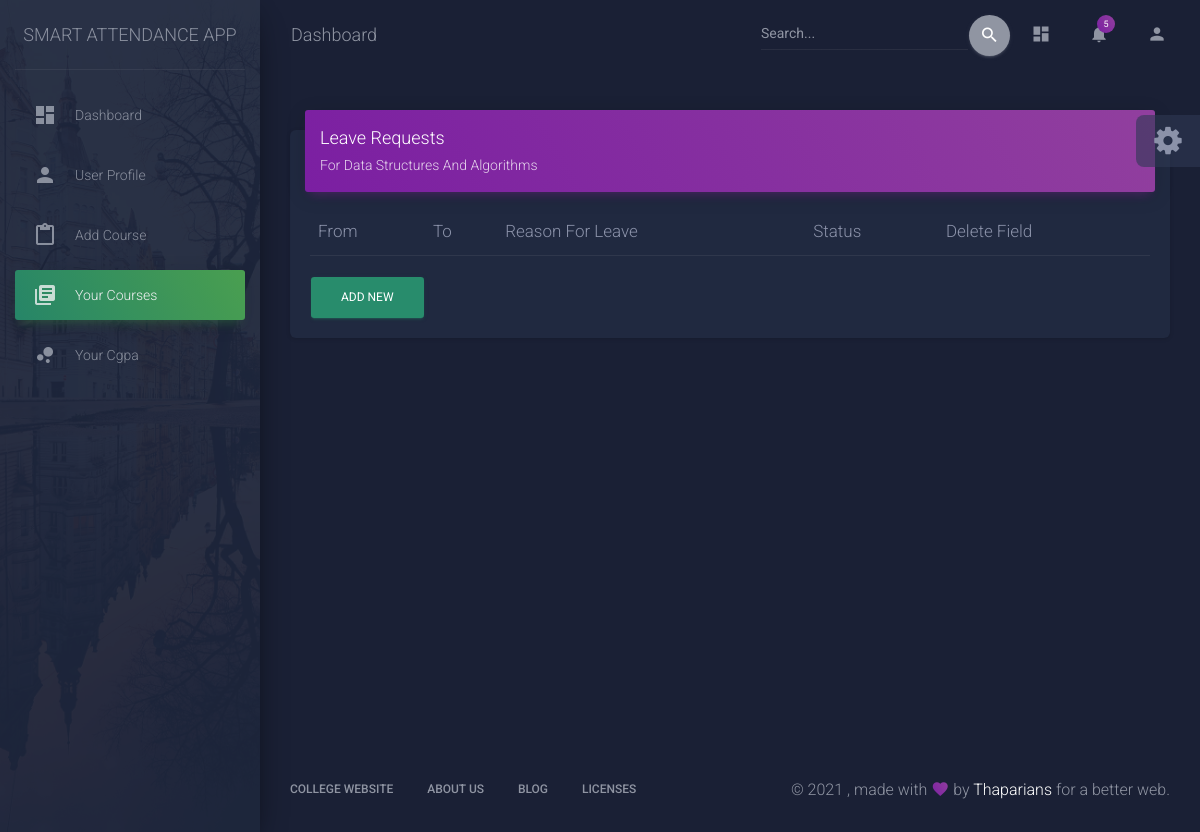
The page /dashboard/course1/leave (signed in) on the database as committed earlier.
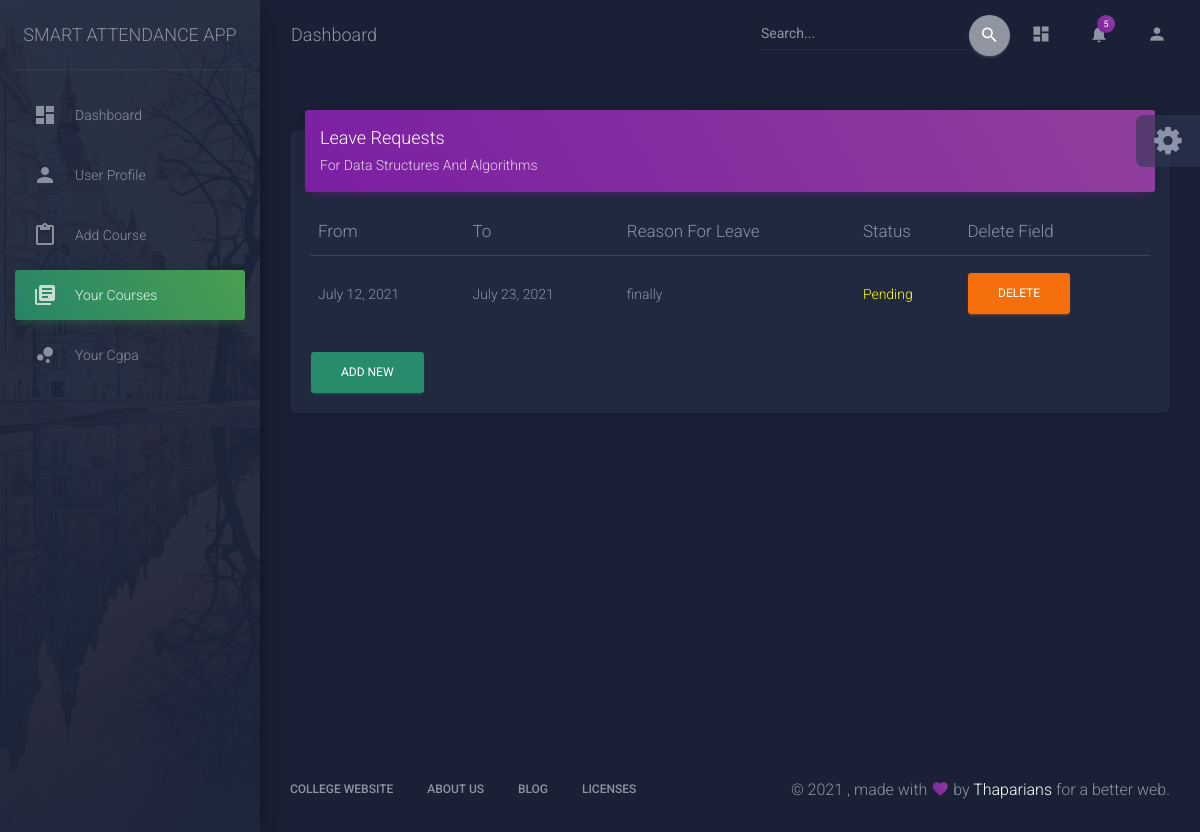
The same page on the database as committed later.
### role/models.py (models this page shows, shortened)
class Leave(models.Model):
    student = models.ForeignKey(Student,on_delete=models.CASCADE)
    course = models.ForeignKey(Course,on_delete=models.CASCADE)
    title = models.CharField(max_length = 30)
    details = models.TextField()
    isapproved = models.BooleanField(default=False)
    fro = models.DateField(null=True)
    to = models.DateField(null=True)

### role/views.py (the view)
# urls.py: path('dashboard/course<int:pk>/leave',leaverequest,name='leave'),
def leaverequest(request,*args,**kwargs):
    pk = kwargs['pk']
    cc = Course.objects.get(id=pk)
    std = Student.objects.filter(user=request.user)[0]
    leave = Leave.objects.filter(student = std, course = cc)
    leaveform = LeaveForm()
    context = {
    'leave' : leave,
    'std' : std,
    'cc' : cc,
    'form' : leaveform,
    }
    return render(request,'role/leave.html',context)

### role/forms.py
class LeaveForm(forms.ModelForm):
    class Meta:
        model = Leave
        fields = ['title','details','fro','to']
        widgets = {
            'fro': DateInput(attrs={'type': 'date'}),
            'to': DateInput(attrs={'type': 'date'})
        }
    def __init__(self, *args, **kwargs):
        super(LeaveForm, self).__init__(*args, **kwargs)
        self.fields['fro'].label = "From"

### role/templates/role/leave.html (shortened to what the changed rows need)
{% load static %}
{% load crispy_forms_tags %}
<!DOCTYPE html>
<html lang="en">
<head>
  <link rel="stylesheet" href="https://maxcdn.bootstrapcdn.com/font-awesome/latest/css/font-awesome.min.css">
  <link href="{% static '/role/css/material-dashboard.css' %}" rel="stylesheet" />
  <link href="{% static '/role/demo/demo.css' %}" rel="stylesheet" />
  <link href="https://vjs.zencdn.net/7.11.4/video-js.css" rel="stylesheet" />
</head>
<body class="dark-edition">
  <div class="wrapper ">
    <div class="main-panel"   >
      <div class="content">
        <div class="container-fluid" >
          <div class="row">
            <div class="col-md-12" >
              <div class="card"  >
                <div class="card-body">
                  <div class="table-responsive">
                    <table class="table">
                      <thead class=" text-primary">
                        <th>
                          From
                        </th>
                        <th>
                          To
                        </th>
                        <th>
                          Reason For Leave
                        </th>
                        <th>
                          Status
                        </th>
                        <th>
                          Delete Field
                        </th>
                      </thead>
                      <tbody>
                       {% for l in leave %}
                       <tr>
                        <td>
                          {{l.fro}}
                        </td>
                        <td>
                          {{l.to}}
                        </td>
                        <td>
                          {{l.title}}
                        </td>
                        <td>
                          {% if l.isapproved %}
                          <div style="color: green;">
                            Approved
                          </div>
                          {% else %}
                          <div style="color: yellow;">
                            Pending
                          </div>
                        </td>
                        <td>
                         <a href="/delete/{{cc.pk}}/{{l.pk}}/" ><button type="button" class="btn btn-warning" data-toggle="modal" data-target="#exampleModalCenter" id="l.pk" >Delete </button>
                         </a>
                         {% endif %}
                        </td>
                       </tr>
                       {% endfor %}
                      </tbody>
                    </table>
                  </div>
                </div>
              </div>
            </div>
                  </div>
                </div>
              </div>
    </div>
  </div>
</body>
</html>

Rows that differ between the two databases and show on the page:
added Leave: fro "July 12, 2021", to "July 23, 2021", title "finally"
